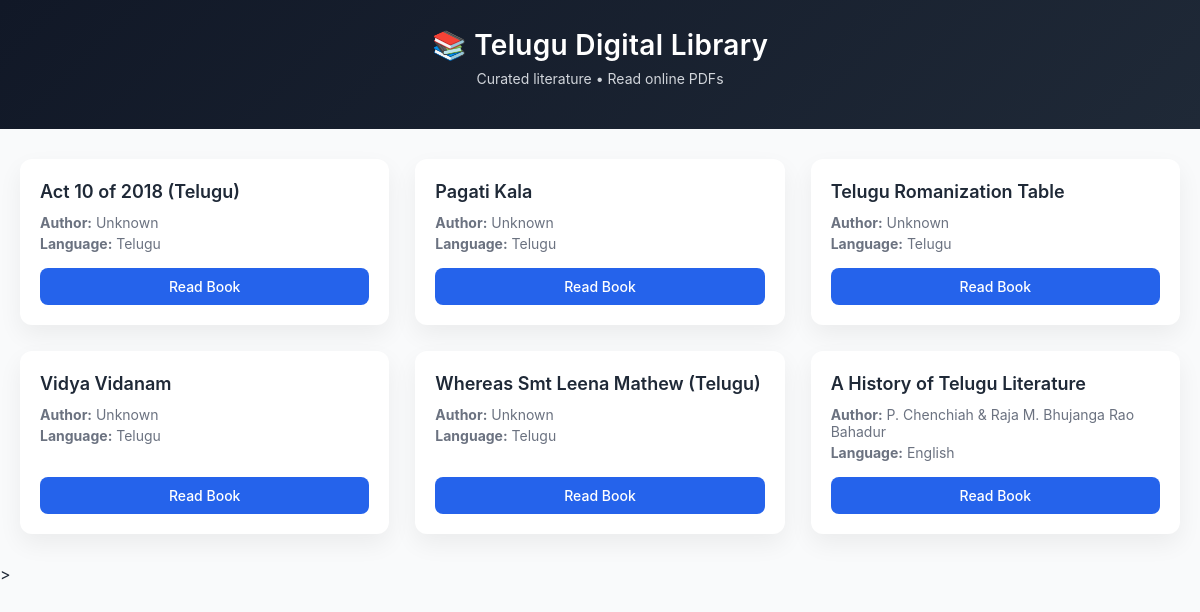
The page / on the database its author committed.
### tables this page shows
CREATE TABLE free_books (
    book_id INTEGER PRIMARY KEY AUTOINCREMENT,
    title TEXT NOT NULL,
    author TEXT,
    language TEXT NOT NULL,
    genre TEXT, pages INTEGER, pdf_path TEXT);

### app.py (the view)
@app.route("/")
def index():
    search_query = request.args.get("query", "").strip()
    con = get_db()
    cur = con.cursor()
    if search_query:
        cur.execute("""
            SELECT book_id, title, author, language
            FROM free_books
            WHERE (
                LOWER(title) LIKE LOWER(?) OR
                LOWER(author) LIKE LOWER(?)
            )
            AND pdf_path IS NOT NULL
            ORDER BY book_id
        """, (f"%{search_query}%", f"%{search_query}%"))
    else:
        cur.execute("""
            SELECT book_id, title, author, language
            FROM free_books
            WHERE pdf_path IS NOT NULL
            ORDER BY book_id
            LIMIT 20
        """)
    books = cur.fetchall()
    con.close()
    return render_template("index.html", books=books, query=search_query)

### app.py (called while the page is built)
def get_db():
    return sqlite3.connect(DB)

### templates/index.html (shortened to what this page needs)
<!DOCTYPE html>
<html lang="en">
<head>
</head>
<body>
<header>
    <h1>📚 Telugu Digital Library</h1>
    <p>Curated literature • Read online PDFs</p>
</header>
<div class="wrapper">
    <div class="grid">
        {% for id, title, author, language in books %}
        <div class="card">
            <div>
                <div class="title">{{ title }}</div>
                <div class="meta">
                    <div><strong>Author:</strong> {{ author or "Unknown" }}</div>
                    <div><strong>Language:</strong> {{ language }}</div>
                </div>
            </div>
            <a href="/read/{{ id }}" class="btn">
                Read Book
            </a>
        </div>
        {% endfor %}
    </div>
</div>>
</body>
</html>

### templates/index.html (style rules this page uses)
:root { --primary: #1f2937; --secondary: #374151; --accent: #2563eb; --bg: #f9fafb; --card: #ffffff; --muted: #6b7280; }
* { box-sizing: border-box; }
body { margin: 0; font-family: "Inter", "Segoe UI", system-ui, sans-serif; background: var(--bg); color: var(--primary); }
header { background: linear-gradient(135deg, #111827, #1f2937); color: white; padding: 28px 20px; text-align: center; }
header h1 { margin: 0; font-size: 28px; font-weight: 600; letter-spacing: 0.3px; }
header p { margin-top: 8px; font-size: 14px; color: #d1d5db; }
.wrapper { max-width: 1200px; margin: auto; padding: 30px 20px; }
.grid { display: grid; grid-template-columns: repeat(auto-fit, minmax(280px, 1fr)); gap: 26px; }
.card { background: var(--card); border-radius: 12px; padding: 20px; display: flex; flex-direction: column; justify-content: space-between; box-shadow: 0 10px 25px rgba(0,0,0,0.06); transition: transform 0.25s ease, box-shadow 0.25s ease; }
.title { font-size: 18px; font-weight: 600; margin-bottom: 10px; line-height: 1.4; }
.meta { font-size: 14px; color: var(--muted); margin-bottom: 16px; }
.meta div { margin-bottom: 4px; }
.btn { display: inline-block; text-align: center; padding: 10px 14px; background: var(--accent); color: white; text-decoration: none; border-radius: 8px; font-size: 14px; font-weight: 500; transition: background 0.2s ease; }

### rows shown on the page
free_books: title "Act 10 of 2018 (Telugu)", author "Unknown", language "Telugu"
free_books: title "Pagati Kala", author "Unknown", language "Telugu"
free_books: title "Telugu Romanization Table", author "Unknown", language "Telugu"
free_books: title "Vidya Vidanam", author "Unknown", language "Telugu"
free_books: title "Whereas Smt Leena Mathew (Telugu)", author "Unknown", language "Telugu"
free_books: title "A History of Telugu Literature", author "P. Chenchiah & Raja M. Bhujanga Rao Bahadur", language "English"
